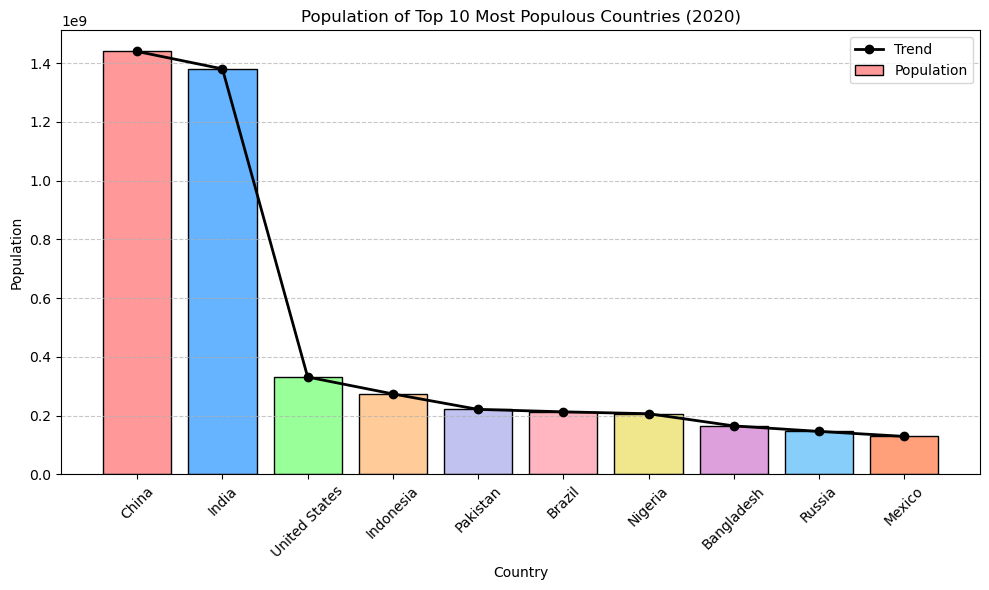

The Python source for this figure:
# Importing required libraries
import pandas as pd
import matplotlib.pyplot as plt

# Creating population dataset for the top 10 most populous countries in 2020
data = {
    'Country Name': [
        'China', 'India', 'United States', 'Indonesia', 'Pakistan',
        'Brazil', 'Nigeria', 'Bangladesh', 'Russia', 'Mexico'
    ],
    'Population_2020': [
        1439323776, 1380004385, 331002651, 273523621, 220892331,
        212559409, 206139589, 164689383, 145912025, 128932753
    ]
}

# Loading the data into a DataFrame for analysis
df = pd.DataFrame(data)

# Setting up custom colors for each country bar
colors = [
    '#ff9999', '#66b3ff', '#99ff99', '#ffcc99', '#c2c2f0',
    '#ffb6c1', '#f0e68c', '#dda0dd', '#87cefa', '#ffa07a'
]

# Creating a bar chart to show population with a line graph overlaid
plt.figure(figsize=(12, 6))

# Bar chart - visualizing population values
bars = plt.bar(
    df['Country Name'], df['Population_2020'], 
    color=colors, edgecolor='black', label='Population'
)

# Line graph on top of the bars - to show population trend
plt.plot(
    df['Country Name'], df['Population_2020'], 
    marker='o', color='black', linewidth=2, label='Trend'
)

# Title and labels
plt.title('Population of Top 10 Most Populous Countries (2020)')
plt.xlabel('Country')
plt.ylabel('Population')

# Rotating country names for better readability
plt.xticks(rotation=45)

# Adding a legend to explain bar and line
plt.legend()

# Improving layout so nothing gets cut off
plt.tight_layout()

# Display the chart
plt.show()
